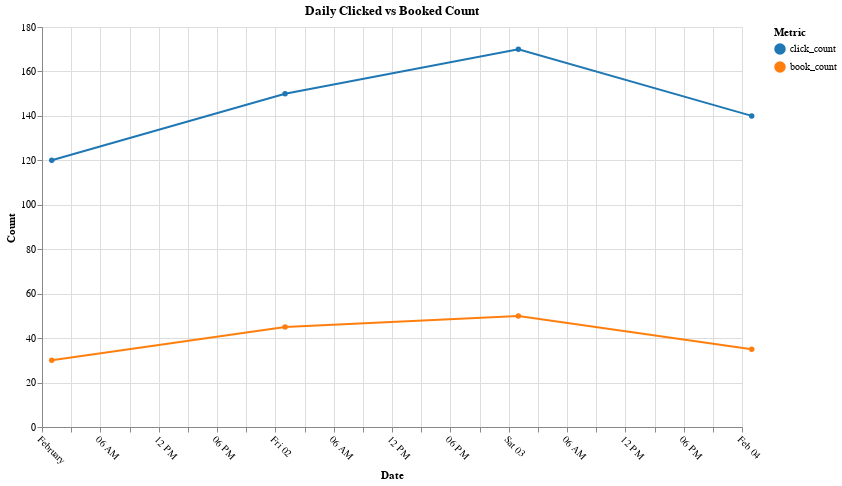

Notebook code for this chart:
### Code cell
import altair as alt
import polars as pl

# Sample Data: Daily Aggregated Clicks & Bookings
agg_df = pl.DataFrame({
    "date": ["2024-02-01", "2024-02-02", "2024-02-03", "2024-02-04"],
    "click_count": [120, 150, 170, 140],
    "book_count": [30, 45, 50, 35]
})

# Convert date to a string format Altair can handle
agg_df = agg_df.with_columns(pl.col("date").str.strptime(pl.Date, "%Y-%m-%d").cast(str))

# Dropdown for Selecting Clicked vs Booked
selection_param = alt.param(
    name="selection",
    bind=alt.binding_select(
        options=["Both", "Clicked", "Booked"],
        labels=["Both", "Only Clicked", "Only Booked"],
        name="Filter"
    ),
    value="Both"
)

# Filtering Logic
filter_condition = (
    (selection_param == "Both") | 
    ((selection_param == "Clicked") & (alt.datum.metric == "click_count")) | 
    ((selection_param == "Booked") & (alt.datum.metric == "book_count"))
)
title_expr = alt.expr(
    f"click_bool_selection === 'Clicked' ? 'Property Star Rating for Clicked Users' : "
    f"click_bool_selection === 'Booked' ? 'C' : "
    f"'Property Star Rating by Booking and Click Status'"
)
# Convert Data to Long Format (so Altair can handle it)
melted_df = agg_df.unpivot(index=["date"], variable_name="metric", value_name="count")
print(melted_df)
print(melted_df["date"].min(), melted_df["date"].max())
# Create the Line Chart
chart = alt.Chart(melted_df).mark_line(point=True).encode(
    x=alt.X("date:T", title="Date", scale=alt.Scale(domain=(melted_df["date"].min(), melted_df["date"].max()))),

    y=alt.Y("count:Q", title="Count"),
    color=alt.Color("metric:N", title="Metric", scale=alt.Scale(domain=["click_count", "book_count"], range=["#1f77b4", "#ff7f0e"])),
    tooltip=["date", "metric", "count"]
).transform_filter(
    filter_condition
).add_params(
    selection_param
).properties(
    width=700,
    height=400,
    title="Daily Clicked vs Booked Count"
).configure_axisX(
    labelAngle=45
)

chart

### Figure 1 — Vega specification as saved in the notebook (floating-point values rounded to 4 significant figures)
{"$schema": "https://vega.github.io/schema/vega/v5.json", "data": [{"name": "_server_source_0", "values": [{"date": "2024-02-01T01:00:00.000", "metric": "click_count", "count": 120}, {"date": "2024-02-02T01:00:00.000", "metric": "click_count", "count": 150}, {"date": "2024-02-03T01:00:00.000", "metric": "click_count", "count": 170}, {"date": "2024-02-04T01:00:00.000", "metric": "click_count", "count": 140}, {"date": "2024-02-01T01:00:00.000", "metric": "book_count", "count": 30}, {"date": "2024-02-02T01:00:00.000", "metric": "book_count", "count": 45}, {"date": "2024-02-03T01:00:00.000", "metric": "book_count", "count": 50}, {"date": "2024-02-04T01:00:00.000", "metric": "book_count", "count": 35}], "transform": [{"type": "formula", "expr": "toDate(datum['date'])", "as": "date"}]}, {"name": "source_0", "source": "_server_source_0", "transform": [{"type": "filter", "expr": "(((selection === 'Both') || ((selection === 'Clicked') && (datum.metric === 'click_count'))) || ((selection === 'Booked') && (datum.metric === 'book_count')))"}]}, {"name": "data_0", "source": "source_0", "transform": [{"type": "filter", "expr": "(isDate(datum[\"date\"]) || (isValid(datum[\"date\"]) && isFinite(+datum[\"date\"]))) && isValid(datum[\"count\"]) && isFinite(+datum[\"count\"])"}, {"type": "project", "fields": ["count", "date", "metric"]}]}], "signals": [{"name": "selection", "value": "Both", "bind": {"input": "select", "options": ["Both", "Clicked", "Booked"], "labels": ["Both", "Only Clicked", "Only Booked"], "name": "Filter"}}], "marks": [{"type": "group", "name": "layer_0_pathgroup", "from": {"facet": {"data": "source_0", "name": "faceted_path_layer_0_main", "groupby": ["metric"]}}, "encode": {"update": {"height": {"field": {"signal": null, "datum": null, "group": "height", "parent": null}}, "width": {"field": {"signal": null, "datum": null, "group": "width", "parent": null}}}}, "marks": [{"type": "line", "name": "layer_0_marks", "from": {"data": "faceted_path_layer_0_main"}, "sort": {"field": "x"}, "encode": {"update": {"y": {"field": "count", "scale": "y"}, "stroke": {"field": "metric", "scale": "color"}, "x": {"field": "date", "scale": "x"}, "tooltip": {"signal": "{\"date\": isValid(datum[\"date\"]) ? datum[\"date\"] : \"\"+datum[\"date\"], \"metric\": isValid(datum[\"metric\"]) ? datum[\"metric\"] : \"\"+datum[\"metric\"], \"count\": format(datum[\"count\"], \"\")}"}, "defined": {"signal": "isValid(datum[\"date\"]) && isFinite(+datum[\"date\"]) && isValid(datum[\"count\"]) && isFinite(+datum[\"count\"])"}}}, "style": ["line"]}]}, {"type": "symbol", "name": "layer_1_marks", "from": {"data": "data_0"}, "encode": {"update": {"opacity": {"value": 1}, "fill": {"field": "metric", "scale": "color"}, "tooltip": {"signal": "{\"date\": isValid(datum[\"date\"]) ? datum[\"date\"] : \"\"+datum[\"date\"], \"metric\": isValid(datum[\"metric\"]) ? datum[\"metric\"] : \"\"+datum[\"metric\"], \"count\": format(datum[\"count\"], \"\")}"}, "x": {"field": "date", "scale": "x"}, "y": {"field": "count", "scale": "y"}}}, "style": ["point"]}], "scales": [{"name": "x", "type": "time", "domain": {"fields": [{"signal": "{data: datetime(\"2024-02-01\")}"}, {"signal": "{data: datetime(\"2024-02-04\")}"}]}, "range": [0, {"signal": "width"}]}, {"name": "y", "type": "linear", "domain": {"fields": [{"data": "source_0", "field": "count"}, {"data": "data_0", "field": "count"}]}, "range": [{"signal": "height"}, 0], "nice": true, "zero": true}, {"name": "color", "type": "ordinal", "domain": ["click_count", "book_count"], "range": ["#1f77b4", "#ff7f0e"]}], "axes": [{"scale": "x", "ticks": false, "aria": false, "tickCount": {"signal": "ceil(width/40)"}, "orient": "bottom", "minExtent": 0, "zindex": 0, "domain": false, "labels": false, "maxExtent": 0, "grid": true, "gridScale": "y"}, {"scale": "y", "grid": true, "gridScale": "x", "labels": false, "domain": false, "maxExtent": 0, "minExtent": 0, "ticks": false, "orient": "left", "tickCount": {"signal": "ceil(height/40)"}, "zindex": 0, "aria": false}, {"scale": "x", "labelAlign": "left", "labelBaseline": "top", "zindex": 0, "title": "Date", "grid": false, "labelFlush": true, "orient": "bottom", "tickCount": {"signal": "ceil(width/40)"}, "labelOverlap": true}, {"scale": "y", "tickCount": {"signal": "ceil(height/40)"}, "orient": "left", "title": "Count", "grid": false, "labelOverlap": true, "zindex": 0}], "title": {"text": "Daily Clicked vs Booked Count", "frame": "group"}, "background": "white", "config": {"axisX": {"labelAngle": 45}}, "style": "cell", "height": 400, "padding": 5, "legends": [{"title": "Metric", "stroke": "color", "symbolType": "circle", "fill": "color", "encode": {"symbols": {"update": {"opacity": {"value": 1}}}}}], "width": 700}
